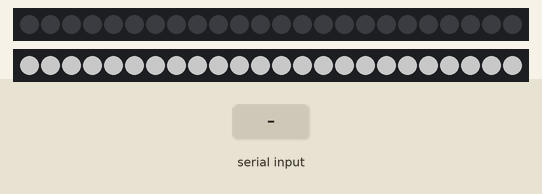
Recording of a sketch running on a simulated ESP32. Shown: 2 × 24 RGB LEDs in strip order, left to right. The test bench sets the inputs (shaded band). Dim RGB values are drawn brighter than linear.

Above: at 1.2 s.
1.3 s: "GOAL\n" received over Serial
At 1.45 s:
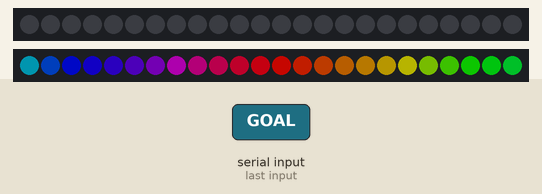
3.7 s: "GOAL,1\n" received over Serial
At 4.9 s:
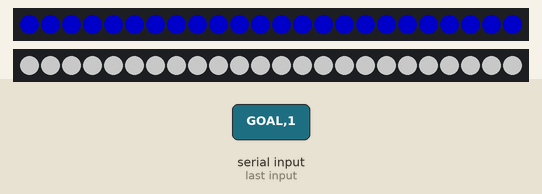
5.2 s: "THROWIN\n" received over Serial
At 6.2 s:
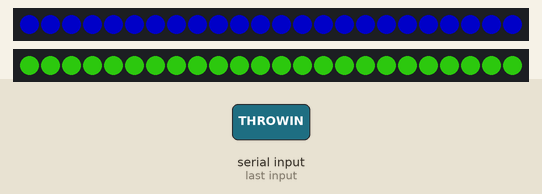
6.7 s: "OUT\n" received over Serial
At 7.3 s:
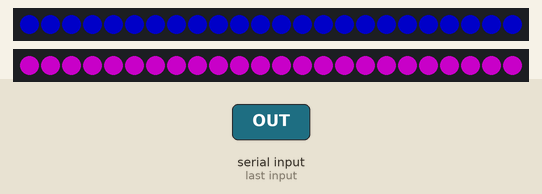
8.2 s: "90,45\n" received over Serial
At 8.5 s:
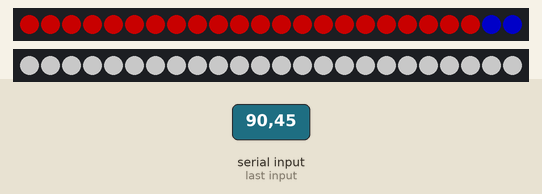
9.7 s: "GOAL\n" received over Serial
At 9.85 s:
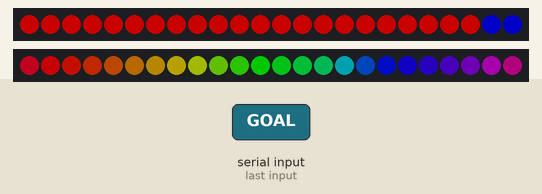
Timing chart, 0 to 12.7 s (numbered marks = the images above; inputs shaded):
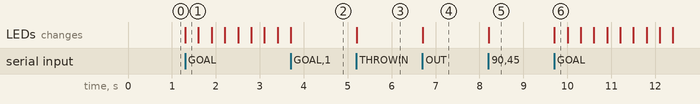

The sketch:

DLIP_FINAL_21700766_HanDongjun_22000573_LeeJunJae.ino
```cpp
#include <FastLED.h>

#define LED_PIN_SCORE     27  // 점유율용
#define LED_PIN_EVENT     26  // 이벤트/세레모니용

#define NUM_LEDS          24
#define BRIGHTNESS        100
#define LED_TYPE          WS2812B
#define COLOR_ORDER       GRB

CRGB leds_score[NUM_LEDS];
CRGB leds_event[NUM_LEDS];

int red_percent = 50;
int blue_percent = 50;

String lastCommand = "";
unsigned long last_event_time = 0;

void setup() {
  FastLED.addLeds<LED_TYPE, LED_PIN_SCORE, COLOR_ORDER>(leds_score, NUM_LEDS);
  FastLED.addLeds<LED_TYPE, LED_PIN_EVENT, COLOR_ORDER>(leds_event, NUM_LEDS);
  FastLED.setBrightness(BRIGHTNESS);
  Serial.begin(115200);
}

void loop() {
  if (Serial.available()) {
    String input = Serial.readStringUntil('\n');
    input.trim();

    if (input == "GOAL" || input == "THROWIN" || input == "OUT") {
      lastCommand = input;
      last_event_time = millis();
    } else if (input.indexOf(',') > 0) {
      lastCommand = "";
      int sep = input.indexOf(',');
      red_percent = input.substring(0, sep).toInt();
      blue_percent = input.substring(sep + 1).toInt();
      displayPossession();
    }
  }

  handleEventLEDs();
}

// 점유율 LED 표시
void displayPossession() {
  int red_leds = round((red_percent / 100.0) * NUM_LEDS);
  for (int i = 0; i < NUM_LEDS; i++) {
    leds_score[i] = (i < red_leds) ? CRGB::Red : CRGB::Blue;
  }
  FastLED.show();  // 점유율 LED만 업데이트
}

// 이벤트 LED 처리
void handleEventLEDs() {

  if (lastCommand == "GOAL") {
    uint8_t t = millis() / 2;
    for (int i = 0; i < NUM_LEDS; i++) {
      leds_event[i] = CHSV((t + i * 10) % 255, 255, 255);
    }
  }
else if (lastCommand == "THROWIN") {
  // 형광초록 고정
  fill_solid(leds_event, NUM_LEDS, CRGB(57, 255, 20));
}
else if (lastCommand == "OUT") {
  // 형광보라 고정
  fill_solid(leds_event, NUM_LEDS, CRGB(255, 0, 255));
}
else {
  // 이벤트 없음: 흰색
  fill_solid(leds_event, NUM_LEDS, CRGB::White);
}


  // // 이벤트 종료 후 자동 리셋 (5초 후 흰색)
  // if (lastCommand != "" && millis() - last_event_time > 5000) {
  //   lastCommand = "";
  //   fill_solid(leds_event, NUM_LEDS, CRGB::White);
  // }

  FastLED.show();  // 이벤트 LED만 업데이트
}
```

Measured:
- after the input at 1.3 s, the LEDs: change at once (image 1)
- after the input at 3.7 s, the LEDs: change at once (image 2)
- after the input at 5.2 s, the LEDs: change at once (image 3)
- after the input at 6.7 s, the LEDs: change at once (image 4)
- after the input at 8.2 s, the LEDs: change at once (image 5)
- after the input at 9.7 s, the LEDs: change at once (image 6)
